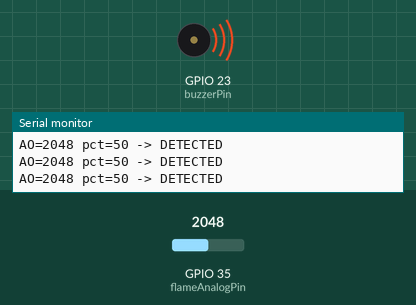
Simulated run of this sketch. Board: ESP32. Parts: buzzer (waves = sounding, pin HIGH), the last lines printed to the serial monitor. The test bench sets the inputs (shaded band); at power-on: GPIO 35 (flameAnalogPin) = 2048 (analog values on the 0–4095 scale). WiFi joins after 1.5 s; servers stay silent unless stated.

Above: at 3.0 s.
3.1 s: GPIO 35 (flameAnalogPin) set to 1266
4.6 s: GPIO 35 (flameAnalogPin) set to 1170
At 5.4 s:
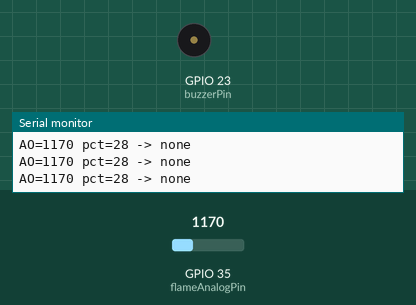
Timing chart, 0 to 7.6 s (numbered marks = the images above; inputs shaded):
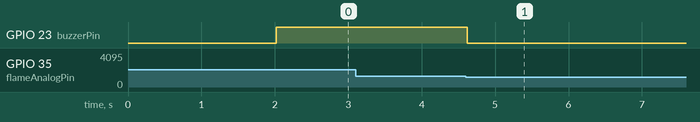

Measured:
- the behaviour switches between 1200 and 1199 on GPIO 35 (flameAnalogPin) (found by bisection; images 0 and 1)
- after the input at 4.6 s, GPIO 23 (buzzerPin): HIGH → LOW at once

The sketch:

Flame_Detector.ino
```cpp
/*****************************************
 ESP32 + KY-026 (flame) + KY-012 (active buzzer)
 Blynk Legacy ready-to-flash sketch

 Widgets in Blynk app:
 - Gauge -> V1 (0..100)
 - Label -> V2 (text status / raw)
 - LED   -> V3 (alarm indicator)
 - Mute Button (SWITCH) -> V4
 - Optional Notification Label -> V5 (receives notification text)

 IMPORTANT:
 - Replace auth/ssid/pass with your values.
 - If you want continuous Gauge use useAnalog = true and connect AO -> ADC1 pin (32..39).
 - If you prefer binary Gauge use useAnalog = false and connect DO -> digital pin.
 - Power KY-026 at 3.3V when connecting AO/DO directly to ESP32 pins.
*****************************************/

/* Template defines (put before Blynk includes to satisfy newer libs) */
#define BLYNK_TEMPLATE_ID "TMPL6L4yXvtDG"
#define BLYNK_TEMPLATE_NAME "ESP32 Flame Alarm"
#define BLYNK_AUTH_TOKEN "FQetwFeu_pQeOiRrRGbPG5o3snGQZqES"
#define BLYNK_PRINT Serial

/* Print Blynk debug to Serial */
#define BLYNK_PRINT Serial

#include <WiFi.h>
#include <BlynkSimpleEsp32.h>

/* --- FILL THESE --- */
char auth[] = "FQetwFeu_pQeOiRrRGbPG5o3snGQZqES";
char ssid[] = "SISWA_SMK_TELKOM_BANDUNG";
char pass[] = "#SmkTelkomBDG25";
/* ------------------- */

/* Configuration */
const bool useAnalog = true;          // true = AO (continuous gauge), false = DO (binary)
const int flameAnalogPin = 35;        // AO -> ADC1 pin (32..39). Used if useAnalog == true
const int flameDigitalPin = 19;       // DO -> digital input
const int buzzerPin = 23;             // KY-012 SIG -> GPIO23

const bool digitalActiveLow = true;   // If DO is LOW when flame present
int analogThreshold = 1200;           // 0..4095 threshold for AO detection (tune)
const int SAMPLE_INTERVAL_MS = 100;   // sampling interval
const int CONSECUTIVE_TO_TRIGGER = 2; // number of consecutive detections to trigger alarm
const unsigned long muteDurationMs = 60UL * 1000UL; // mute time when pressing Mute (60s)

/* AO smoothing */
const int AO_SMOOTH_SAMPLES = 3;

BlynkTimer timer;

int consecutiveDetected = 0;
bool alarmActive = false;
bool muted = false;
unsigned long muteUntil = 0;

/* Helper: moving average analog read */
int readAnalogSmoothed(int pin) {
  long sum = 0;
  for (int i = 0; i < AO_SMOOTH_SAMPLES; ++i) {
    sum += analogRead(pin);
    delay(5);
  }
  return (int)(sum / AO_SMOOTH_SAMPLES);
}

/* Helper: send "notification" to app in a safe way (avoids calling Blynk.notify()
   which may not exist in all library versions). We update a virtual pin V5
   and also print to Serial. If your library supports Blynk.notify(), you may
   uncomment the Blynk.notify() line below. */
void sendNotification(const String &msg) {
  // If your installed Blynk legacy library supports Blynk.notify,
  // you can uncomment the next line:
  // Blynk.notify(msg);
  // Fallback: write message to virtual pin V5 (Label widget) and Serial
  Blynk.virtualWrite(V5, msg);
  Serial.println(String("NOTIFY: ") + msg);
}

/* Trigger and stop alarm */
void triggerAlarm() {
  alarmActive = true;
  digitalWrite(buzzerPin, HIGH);
  Blynk.virtualWrite(V3, 255);            // LED ON
  Blynk.virtualWrite(V2, "ALARM: FLAME!"); // Label update
  Blynk.virtualWrite(V1, 100);            // Gauge -> full
  sendNotification("ALARM: Flame detected!");
  Serial.println("ALARM: Flame detected!");
}

void stopAlarm() {
  alarmActive = false;
  digitalWrite(buzzerPin, LOW);
  Blynk.virtualWrite(V3, 0); // LED OFF
  Serial.println("Alarm stopped");
  consecutiveDetected = 0;
}

/* Main sensor read + UI update */
void readSensorAndUpdateUI() {
  bool detected = false;

  if (useAnalog) {
    int raw = readAnalogSmoothed(flameAnalogPin); // 0..4095
    int pct = (raw * 100) / 4095;
    if (pct < 0) pct = 0;
    if (pct > 100) pct = 100;

    // Update Gauge (V1) and Label (V2)
    Blynk.virtualWrite(V1, pct);
    Blynk.virtualWrite(V2, String("RAW: ") + raw + " | " + String(pct) + "%");

    detected = (raw >= analogThreshold);
    Serial.printf("AO=%d pct=%d -> %s\n", raw, pct, detected ? "DETECTED" : "none");
  } else {
    int val = digitalRead(flameDigitalPin);
    detected = (val == (digitalActiveLow ? LOW : HIGH));
    Blynk.virtualWrite(V1, detected ? 100 : 0);
    Blynk.virtualWrite(V2, detected ? "FLAME" : "NO FLAME");
    Serial.printf("DO=%d -> %s\n", val, detected ? "DETECTED" : "none");
  }

  // Mute expiration
  if (muted && millis() > muteUntil) {
    muted = false;
    Serial.println("Mute expired");
    // Optionally update Label to remove mute note
  }

  // Alarm logic
  if (!muted && detected) consecutiveDetected++;
  else consecutiveDetected = 0;

  if (!alarmActive && consecutiveDetected >= CONSECUTIVE_TO_TRIGGER) {
    triggerAlarm();
  }
  if (alarmActive && !detected) {
    stopAlarm();
  }
}

/* Mute button handler (V4 expected to be SWITCH mode) */
BLYNK_WRITE(V4) {
  int v = param.asInt();
  if (v) {
    muted = true;
    muteUntil = millis() + muteDurationMs;
    stopAlarm();
    sendNotification("Alarm muted for 60 seconds");
    Serial.println("Muted by user");
  } else {
    // SWITCH released — no action needed
  }
}

/* Optional: allow remote force alarm via V6 button (uncomment to enable)
BLYNK_WRITE(V6) {
  if (param.asInt()) triggerAlarm();
  else stopAlarm();
}
*/

void setup() {
  Serial.begin(115200);
  pinMode(buzzerPin, OUTPUT);
  digitalWrite(buzzerPin, LOW);

  if (useAnalog) {
    // Configure ADC
    analogReadResolution(12); // 0..4095
    #if defined(ARDUINO_ARCH_ESP32)
      // Set attenuation for the analog pin to read up to ~3.3V
      analogSetPinAttenuation(flameAnalogPin, ADC_11db);
    #endif
  } else {
    pinMode(flameDigitalPin, INPUT);
  }

  Serial.println("Connecting to WiFi/Blynk...");
  Blynk.begin(auth, ssid, pass);

  Serial.println("Ready. Mode:");
  Serial.println(useAnalog ? "ANALOG (AO -> Gauge continuous)" : "DIGITAL (DO -> Gauge binary)");

  timer.setInterval(SAMPLE_INTERVAL_MS, readSensorAndUpdateUI);
}

void loop() {
  Blynk.run();
  timer.run();
}
```
